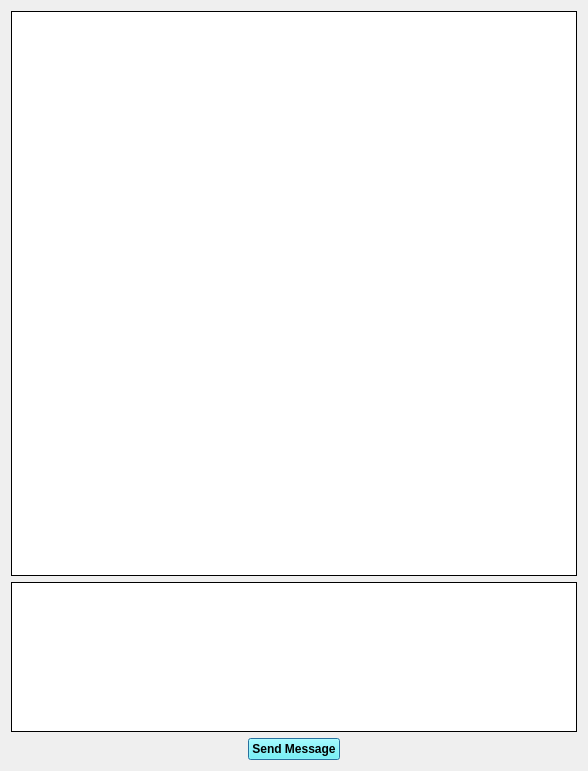
<?xml version="1.0" encoding="UTF-8"?>
<ui version="4.0">
 <class>PrivateChat</class>
 <widget class="QDialog" name="PrivateChat">
  <property name="geometry">
   <rect>
    <x>0</x>
    <y>0</y>
    <width>588</width>
    <height>771</height>
   </rect>
  </property>
  <property name="windowTitle">
   <string/>
  </property>
  <layout class="QGridLayout" name="gridLayout_2">
   <item row="0" column="0">
    <layout class="QGridLayout" name="gridLayout" rowstretch="0,0,0">
     <item row="2" column="0">
      <spacer name="horizontalSpacer">
       <property name="orientation">
        <enum>Qt::Horizontal</enum>
       </property>
       <property name="sizeHint" stdset="0">
        <size>
         <width>40</width>
         <height>20</height>
        </size>
       </property>
      </spacer>
     </item>
     <item row="2" column="1">
      <widget class="QPushButton" name="btnSendMessage">
       <property name="font">
        <font>
         <bold>true</bold>
        </font>
       </property>
       <property name="styleSheet">
        <string notr="true">
background-color: rgb(85, 255, 255) ; color: rgb(0,0,0); </string>
       </property>
       <property name="text">
        <string>Send Message</string>
       </property>
       <property name="shortcut">
        <string>Return</string>
       </property>
      </widget>
     </item>
     <item row="1" column="0" colspan="3">
      <widget class="QTextEdit" name="editSendMessage">
       <property name="maximumSize">
        <size>
         <width>16777215</width>
         <height>150</height>
        </size>
       </property>
       <property name="frameShape">
        <enum>QFrame::Panel</enum>
       </property>
       <property name="frameShadow">
        <enum>QFrame::Plain</enum>
       </property>
       <property name="lineWidth">
        <number>1</number>
       </property>
       <property name="html">
        <string>&lt;!DOCTYPE HTML PUBLIC &quot;-//W3C//DTD HTML 4.0//EN&quot; &quot;http://www.w3.org/TR/REC-html40/strict.dtd&quot;&gt;
&lt;html&gt;&lt;head&gt;&lt;meta name=&quot;qrichtext&quot; content=&quot;1&quot; /&gt;&lt;meta charset=&quot;utf-8&quot; /&gt;&lt;style type=&quot;text/css&quot;&gt;
p, li { white-space: pre-wrap; }
hr { height: 1px; border-width: 0; }
&lt;/style&gt;&lt;/head&gt;&lt;body style=&quot; font-family:'Sans Serif'; font-size:9pt; font-weight:400; font-style:normal;&quot;&gt;
&lt;p style=&quot;-qt-paragraph-type:empty; margin-top:0px; margin-bottom:0px; margin-left:0px; margin-right:0px; -qt-block-indent:0; text-indent:0px;&quot;&gt;&lt;br /&gt;&lt;/p&gt;&lt;/body&gt;&lt;/html&gt;</string>
       </property>
      </widget>
     </item>
     <item row="2" column="2">
      <spacer name="horizontalSpacer_2">
       <property name="orientation">
        <enum>Qt::Horizontal</enum>
       </property>
       <property name="sizeHint" stdset="0">
        <size>
         <width>40</width>
         <height>20</height>
        </size>
       </property>
      </spacer>
     </item>
     <item row="0" column="0" colspan="3">
      <widget class="QTextEdit" name="editRecvMessage">
       <property name="frameShape">
        <enum>QFrame::Panel</enum>
       </property>
       <property name="frameShadow">
        <enum>QFrame::Plain</enum>
       </property>
       <property name="readOnly">
        <bool>true</bool>
       </property>
      </widget>
     </item>
    </layout>
   </item>
  </layout>
 </widget>
 <resources/>
 <connections/>
</ui>
